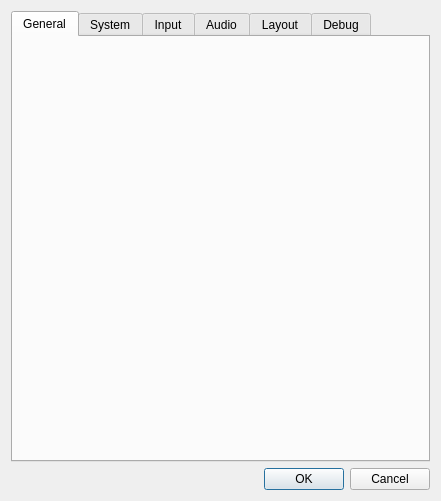
<?xml version="1.0" encoding="UTF-8"?>
<ui version="4.0">
 <class>ConfigureDialog</class>
 <widget class="QDialog" name="ConfigureDialog">
  <property name="geometry">
   <rect>
    <x>0</x>
    <y>0</y>
    <width>441</width>
    <height>501</height>
   </rect>
  </property>
  <property name="windowTitle">
   <string>Citra Configuration</string>
  </property>
  <layout class="QVBoxLayout" name="verticalLayout">
   <item>
    <widget class="QTabWidget" name="tabWidget">
     <property name="currentIndex">
      <number>0</number>
     </property>
     <widget class="ConfigureGeneral" name="generalTab">
      <attribute name="title">
       <string>General</string>
      </attribute>
     </widget>
     <widget class="ConfigureSystem" name="systemTab">
      <attribute name="title">
       <string>System</string>
      </attribute>
     </widget>
     <widget class="ConfigureInput" name="inputTab">
      <attribute name="title">
       <string>Input</string>
      </attribute>
     </widget>
      <widget class="ConfigureAudio" name="audioTab">
        <attribute name="title">
          <string>Audio</string>
        </attribute>
      </widget>
     <widget class="ConfigureLayout" name="layoutTab">
      <attribute name="title">
       <string>Layout</string>
      </attribute>
     </widget>
     <widget class="ConfigureDebug" name="debugTab">
      <attribute name="title">
       <string>Debug</string>
      </attribute>
     </widget>
    </widget>
   </item>
   <item>
    <widget class="QDialogButtonBox" name="buttonBox">
     <property name="standardButtons">
      <set>QDialogButtonBox::Cancel|QDialogButtonBox::Ok</set>
     </property>
    </widget>
   </item>
  </layout>
 </widget>
 <customwidgets>
  <customwidget>
   <class>ConfigureGeneral</class>
   <extends>QWidget</extends>
   <header>configure_general.h</header>
   <container>1</container>
  </customwidget>
  <customwidget>
   <class>ConfigureLayout</class>
   <extends>QWidget</extends>
   <header>configure_layout.h</header>
   <container>1</container>
  </customwidget>
  <customwidget>
   <class>ConfigureSystem</class>
   <extends>QWidget</extends>
   <header>configure_system.h</header>
   <container>1</container>
  </customwidget>
  <customwidget>
   <class>ConfigureAudio</class>
   <extends>QWidget</extends>
   <header>configure_audio.h</header>
   <container>1</container>
  </customwidget>
  <customwidget>
   <class>ConfigureDebug</class>
   <extends>QWidget</extends>
   <header>configure_debug.h</header>
   <container>1</container>
  </customwidget>
   <customwidget>
     <class>ConfigureInput</class>
     <extends>QWidget</extends>
     <header>configure_input.h</header>
     <container>1</container>
   </customwidget>
 </customwidgets>
 <resources/>
 <connections>
  <connection>
   <sender>buttonBox</sender>
   <signal>accepted()</signal>
   <receiver>ConfigureDialog</receiver>
   <slot>accept()</slot>
   <hints>
    <hint type="sourcelabel">
     <x>220</x>
     <y>380</y>
    </hint>
    <hint type="destinationlabel">
     <x>220</x>
     <y>200</y>
    </hint>
   </hints>
  </connection>
  <connection>
   <sender>buttonBox</sender>
   <signal>rejected()</signal>
   <receiver>ConfigureDialog</receiver>
   <slot>reject()</slot>
   <hints>
    <hint type="sourcelabel">
     <x>220</x>
     <y>380</y>
    </hint>
    <hint type="destinationlabel">
     <x>220</x>
     <y>200</y>
    </hint>
   </hints>
  </connection>
 </connections>
</ui>
